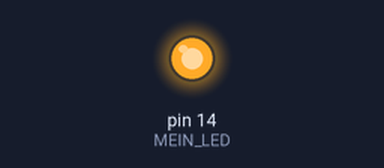
Bench run of a sketch on a simulated Arduino Uno, built with avr-gcc and run on an emulated ATmega328P. On the bench: output pins drawn as LEDs (lit = HIGH).

Above: at 1.0 s.
At 5.5 s:
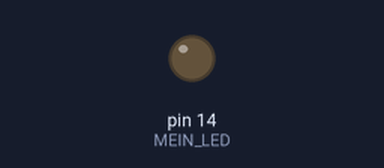
Timing chart, 0 to 6.9 s (numbered marks = the images above):
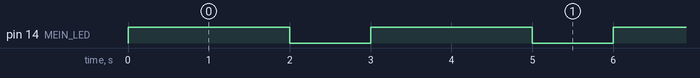

Measured:
- by itself, pin 14 (MEIN_LED): alternates HIGH for 2.0 s and LOW for 1.0 s

The sketch:

example02a.ino
```cpp
// make LED on the board change brightness and blink

#define  MEIN_LED  14
void setup() {
  // put your setup code here, to run once:
  pinMode(MEIN_LED, OUTPUT);

}

void loop() {
  // put your main code here, to run repeatedly:

  // 0 - no current
  // 1024 - maximum current

  analogWrite(MEIN_LED, 255);
  delay(500);
  analogWrite(MEIN_LED, 511);
  delay(500);
  analogWrite(MEIN_LED, 767);
  delay(500);
  analogWrite(MEIN_LED, 1024);
  delay(500);
  analogWrite(MEIN_LED, 0);
  delay(1000);
}
```
